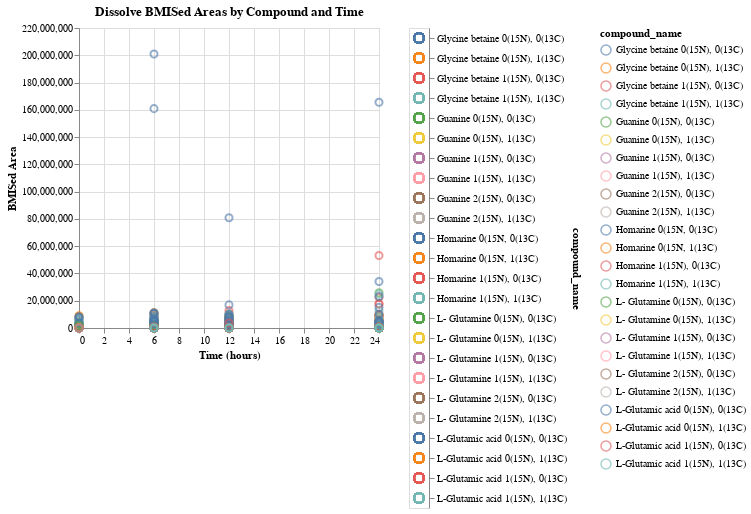

Notebook code cell kept with this figure:
### Code cell
# Pull in dissolve dataset from Results which was outputted from nitrogenousfate.py
df_dis = pd.read_csv("~/fork-Nitrogenous-Fate-Project/Nitrogenous-Fate-Project/results/dissolve_bmised_areas.csv")  # Adjust the file path

# Filtering and data transformation
final_samplepeaks_dis = df_dis[df_dis['filename'].str.startswith("230831_Smp_G5_NFEX_T")].copy()  # Make a copy
final_samplepeaks_dis['day'] = final_samplepeaks_dis['filename'].str.extract(r'T(\d+)')
final_samplepeaks_dis['time'] = pd.to_numeric(final_samplepeaks_dis['day'].str.replace('T', ''))

# Specific hours
specific_hours = [0, 6, 12, 24]

# Altair Plotting
selection = alt.selection_multi(fields=['compound_name'], empty='all')

base = alt.Chart(final_samplepeaks_dis).mark_point(size=50, opacity=0.6).encode(
    x=alt.X('time:Q', title='Time (hours)'),
    y=alt.Y('result_column:Q', title='BMISed Area'),
    color=alt.condition(selection, 'compound_name:N', alt.value('lightgray')),
    tooltip=['compound_name', 'result_column', 'time']
).properties(
    title='Dissolve BMISed Areas by Compound and Time'
).add_selection(selection)

filtered_chart_dis = base.transform_filter(selection).properties(
    title='Dissolve BMISed Areas by Compound and Time'
)

legend = alt.Chart(final_samplepeaks_dis).mark_point(size=100).encode(
    y=alt.Y('compound_name:N', axis=alt.Axis(orient='right')),
    color=alt.condition(selection, 'compound_name:N', alt.value('lightgray')),
).add_selection(selection)

filtered_chart_dis | legend

### Figure 1 — Vega-Lite specification as saved in the notebook (floating-point values rounded to 4 significant figures; data arrays with more than 128 entries replaced by an {"elided": "..."} marker saying what was removed)
{"config": {"view": {"continuousWidth": 300, "continuousHeight": 300}}, "hconcat": [{"mark": {"type": "point", "opacity": 0.6, "size": 50}, "encoding": {"color": {"condition": {"param": "param_10", "empty": true, "field": "compound_name", "type": "nominal"}, "value": "lightgray"}, "tooltip": [{"field": "compound_name", "type": "nominal"}, {"field": "result_column", "type": "quantitative"}, {"field": "time", "type": "quantitative"}], "x": {"field": "time", "title": "Time (hours)", "type": "quantitative"}, "y": {"field": "result_column", "title": "BMISed Area", "type": "quantitative"}}, "name": "view_11", "title": "Dissolve BMISed Areas by Compound and Time", "transform": [{"filter": {"param": "param_10", "empty": true}}]}, {"mark": {"type": "point", "size": 100}, "encoding": {"color": {"condition": {"param": "param_10", "empty": true, "field": "compound_name", "type": "nominal"}, "value": "lightgray"}, "y": {"axis": {"orient": "right"}, "field": "compound_name", "type": "nominal"}}, "name": "view_12"}], "data": {"name": "data-d31db3595c0b0461e5b37ad72138473d"}, "params": [{"name": "param_10", "select": {"type": "point", "fields": ["compound_name"]}, "views": ["view_11", "view_12"]}], "$schema": "https://vega.github.io/schema/vega-lite/v5.16.3.json", "datasets": {"data-d31db3595c0b0461e5b37ad72138473d": {"elided": "744 records"}}}
